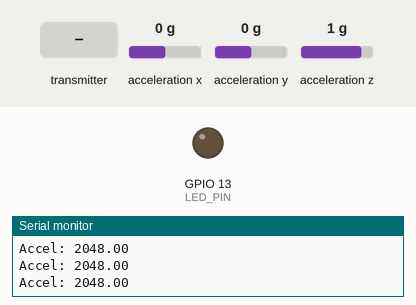
This sketch was run on a simulated ESP32. On the bench: output pins drawn as LEDs (lit = HIGH), the last lines printed to the serial monitor. Wiring (inferred from the names in the program): MPU-6050 motion sensor at I2C address 0x68. The inputs (shaded band) are chosen by the test bench; at power-on: acceleration x 0 g, acceleration y 0 g, acceleration z 1 g.

Above: at 2.3 s.
2.4 s: acceleration x set to -1.4 g
At 2.62 s:
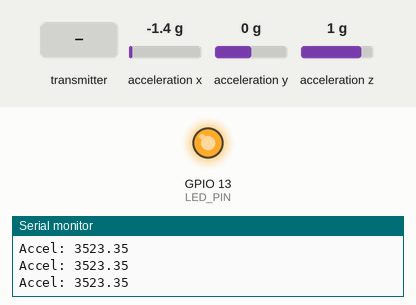
4.3 s: the transmitter starts sending command = 0
5.8 s: the transmitter starts sending command = 1
Timing chart, 0 to 8.8 s (numbered marks = the images above; inputs shaded):
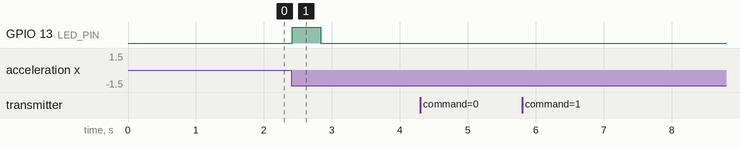

The sketch:

child_device_simple.ino
```cpp
#include <Wire.h>
#include <esp_now.h>
#include <WiFi.h>

// ★ デバッグモード設定（本番環境ではコメント化してUART無効化）
#define DEBUG

const int MPU_addr = 0x68;
const int LED_PIN = 13;  // ★ LED制御用GPIO 13
int16_t AcX, AcY, AcZ;
int shakeCount = 0;
bool isShaking = false;

#define CHILD_ID 9
// ★ 親機MACアドレス（メインと予備の2台に対応）
uint8_t parentMAC_main[] = {0x08, 0x3A, 0xF2, 0x52, 0x9E, 0x54};  // メイン親機
uint8_t parentMAC_backup[] = {0xB0, 0xA7, 0x32, 0x81, 0xE4, 0x04};  // 予備親機

// ★ ベクトル内積判定用（シェイク状態時のみ使用）
int16_t prevAcX = 0, prevAcY = 0, prevAcZ = 0;  // 前フレーム加速度
//int16_t baseVecX = 0, baseVecY = 0, baseVecZ = 0;  // シェイク開始時の基準差分ベクトル（既に右シフト済み）
//const int VECTOR_SHIFT = 2;  // 右シフト量（÷4、精度±4）

// ★ ジャーク検知用のパラメータ
float previousAccel = 0;
bool initialized = false;                 // ★ 初期化フラグ
unsigned long lastShakeTime = 0;
float baseAccel = 0;

// ===== 加速度センサー設定 =====
// ACCEL_RANGE: 0x00=±2g, 0x08=±4g, 0x10=±8g, 0x18=±16g
#define ACCEL_RANGE 0x18         // デフォルト: ±16g
#define ACCEL_SCALE (ACCEL_RANGE == 0x00 ? 1.0 : \
                     ACCEL_RANGE == 0x08 ? 2.0 : \
                     ACCEL_RANGE == 0x10 ? 4.0 : 8.0)

// ★ 異常値検出用の範囲（g単位で定義、自動スケーリング）
const float MIN_VALID_G = 0.3;   // 最小: 0.3g（静置時の30%）
const float MAX_VALID_G = 6.0;   // 最大: 6g（通常シェイクの上限）
const float MIN_VALID_ACCEL = (MIN_VALID_G * 16384.0) / ACCEL_SCALE;  // ±2g時: 8192, ±16g時: 1024
const float MAX_VALID_ACCEL = (MAX_VALID_G * 16384.0) / ACCEL_SCALE;  // ±2g時: 98304, ±16g時: 12288

// ★ 調整用パラメータ（±2g基準値 / ACCEL_SCALE で自動調整）
// シェイク検知
const float JERK_THRESHOLD = 10000.0 / ACCEL_SCALE;      // ジャーク（加速度の変化率）の閾値
const int DEBOUNCE_DELAY = 0;            // デバウンス用のdelay時間（ms）
//const int32_t DOT_PRODUCT_THRESHOLD = 0;  // 内積が0以下→振り戻し判定
const float ACCEL_THRESHOULD = 40000.0 / ACCEL_SCALE;

// シェイク状態解除検知
const int DURATON_TIME = 400;             //一定時間(ms)経過後shake状態を解除する
const float BACK_JERK_THRESHOULD = -11000.0 / ACCEL_SCALE;
const float BACK_ACCEL_THRESHOULD = 16000.0 / ACCEL_SCALE;

// ★ 親機からのコマンドを受信
typedef struct {
  int command;  // 0 = OFF, 1 = ON
} CommandData;

// ★ フリフリ計測のON/OFF フラグ
bool shakeMeasurementEnabled = true;

typedef struct {
  int childID;
  int shakeCount;
  float acceleration;
} ShakeData;

ShakeData shakeData;
esp_now_peer_info_t peerInfo;

// ★ 検証用データ構造体 - 全データを毎フレーム送信
//typedef struct {
//  uint32_t frameCount;         // フレーム番号
//  int16_t acX, acY, acZ;       // センサー値（生値）
//  float totalAccel;            // 合成加速度
//  float jerk;                  // ジャークの大きさ
//  int32_t dotProduct;          // ベクトル内積
//  int shakeCount;              // シェイク検知数
//  uint8_t isShaking;           // シェイク状態（0 or 1）
//  int16_t baseVecX, baseVecY, baseVecZ;  // 基準ベクトル
//  int childID;
//} ValidationData;

//ValidationData validationData;
uint32_t frameCount = 0;

// ★ MPU-6050スリープ制御関数
void mpu6050Sleep() {
  Wire.beginTransmission(MPU_addr);
  Wire.write(0x6B);      // PWR_MGMT_1 レジスタ
  Wire.write(0x40);      // SLEEP ビットをセット
  Wire.endTransmission(true);
#ifdef DEBUG
  Serial.println("MPU-6050: Sleep mode");
#endif
}

void mpu6050Wake() {
  Wire.beginTransmission(MPU_addr);
  Wire.write(0x6B);      // PWR_MGMT_1 レジスタ
  Wire.write(0x00);      // Sleep ビットをクリア
  Wire.endTransmission(true);
  delay(30);             // MPU-6050復帰待機
  initialized = false;   // 再初期化フラグをリセット
#ifdef DEBUG
  Serial.println("MPU-6050: Wake mode");
#endif
}

void OnDataSent(const wifi_tx_info_t *tx_info, esp_now_send_status_t status) {
  // 送信結果
}

// ★ コマンド受信コールバック
void OnDataRecv(const esp_now_recv_info *recv_info, const uint8_t *incomingData, int len) {
  CommandData receivedCommand;
  memcpy(&receivedCommand, incomingData, sizeof(receivedCommand));

  if (receivedCommand.command == 0) {
    shakeMeasurementEnabled = false;
    // ★ OFF時に状態をリセット
    isShaking = false;
    //baseVecX = 0;
    //baseVecY = 0;
    //baseVecZ = 0;
    baseAccel = 0;
    mpu6050Sleep();        // ★ センサーをスリープ
#ifdef DEBUG
    Serial.println("Shake measurement: OFF");
#endif
  }
  else if (receivedCommand.command == 1) {
    shakeMeasurementEnabled = true;
    mpu6050Wake();         // ★ センサーを復帰
#ifdef DEBUG
    Serial.println("Shake measurement: ON");
#endif
  }
}

void setup() {
#ifdef DEBUG
  Serial.begin(115200);
  delay(1000);
#endif

  // ★ LED ピン設定
  pinMode(LED_PIN, OUTPUT);
  digitalWrite(LED_PIN, LOW);  // 初期状態は消灯

  // ★ I2C初期化（プルアップ設定付き）
  // SDA: GPIO 23, SCL: GPIO 22 (wiring_diagram.md参照)
  Wire.begin(23, 22);
  Wire.setClock(400000);  // I2Cクロック速度を400kHzに設定

  WiFi.mode(WIFI_STA);
  delay(100);

#ifdef DEBUG
  Serial.print("Child #");
  Serial.print(CHILD_ID);
  Serial.print(" MAC Address: ");
  Serial.println(WiFi.macAddress());
  Serial.println("=== Jerk-based Shake Detection ===");
  Serial.print("JERK_THRESHOLD: ");
  Serial.println(JERK_THRESHOLD);
  Serial.print("DEBOUNCE_DELAY: ");
  Serial.print(DEBOUNCE_DELAY);
  Serial.println(" ms");
#endif

  Wire.beginTransmission(MPU_addr);
  Wire.write(0x6B);
  Wire.write(0);
  Wire.endTransmission(true);

  // ★ MPU-6050 加速度レンジ 初期化
  Wire.beginTransmission(MPU_addr);
  Wire.write(0x1C);
  Wire.write(ACCEL_RANGE);  // 設定マクロを使用
  Wire.endTransmission(true);

  if (esp_now_init() != ESP_OK) {
#ifdef DEBUG
    Serial.println("ESP-NOW init failed");
#endif
    return;
  }

  esp_now_register_send_cb(OnDataSent);
  esp_now_register_recv_cb(OnDataRecv);

  // ★ メイン親機を登録
  esp_now_peer_info_t peerInfo_main;
  memset(&peerInfo_main, 0, sizeof(esp_now_peer_info_t));
  memcpy(peerInfo_main.peer_addr, parentMAC_main, 6);
  peerInfo_main.channel = 0;
  peerInfo_main.encrypt = false;

  if (esp_now_add_peer(&peerInfo_main) != ESP_OK) {
#ifdef DEBUG
    Serial.println("Failed to add main parent");
#endif
    return;
  }

  // ★ 予備親機を登録
  esp_now_peer_info_t peerInfo_backup;
  memset(&peerInfo_backup, 0, sizeof(esp_now_peer_info_t));
  memcpy(peerInfo_backup.peer_addr, parentMAC_backup, 6);
  peerInfo_backup.channel = 0;
  peerInfo_backup.encrypt = false;

  if (esp_now_add_peer(&peerInfo_backup) != ESP_OK) {
#ifdef DEBUG
    Serial.println("Failed to add backup parent");
#endif
    return;
  }

#ifdef DEBUG
  Serial.print("Accel Range: ±");
  Serial.print((int)(ACCEL_SCALE * 2));
  Serial.println("g");
  Serial.print("JERK_THRESHOLD (scaled): ");
  Serial.println(JERK_THRESHOLD);
  Serial.print("ESP-NOW Child #");
  Serial.print(CHILD_ID);
  Serial.println(" Ready!");
#endif
}

void loop() {
  // ★ OFF時はループをスキップして待機（ESP-NOWコールバックのみ受信）
  if (!shakeMeasurementEnabled) {
    delay(1000);
    return;
  }

  Wire.beginTransmission(MPU_addr);
  Wire.write(0x3B);
  Wire.endTransmission(false);

  // ★ I²C通信エラーチェック
  uint8_t bytesReceived = Wire.requestFrom(MPU_addr, 6, true);  // ESP32版

  if (bytesReceived != 6) {
#ifdef DEBUG
    Serial.println("ERROR: I2C read failed");
#endif
    delay(20);
    return;
  }

  AcX = Wire.read() << 8 | Wire.read();
  AcY = Wire.read() << 8 | Wire.read();
  AcZ = Wire.read() << 8 | Wire.read();

  // ★ 全軸±1以内のエラー値検出
  if (abs(AcX) <= 1 && abs(AcY) <= 1 && abs(AcZ) <= 1) {
#ifdef DEBUG
    Serial.print("ERROR: Invalid sensor data (");
    Serial.print(AcX); Serial.print(", ");
    Serial.print(AcY); Serial.print(", ");
    Serial.print(AcZ); Serial.println(")");
#endif
    delay(20);
    return;
  }

  // ★ 飽和検出（警告のみ、処理は継続）
  if (abs(AcX) >= 32767 || abs(AcY) >= 32767 || abs(AcZ) >= 32767) {
#ifdef DEBUG
    Serial.println("WARNING: Sensor saturation");
#endif
  }

  // 合成加速度を計算
  float currentAccel = sqrt(pow((long)AcX, 2) +
                            pow((long)AcY, 2) +
                            pow((long)AcZ, 2));

  // ★ 合成加速度の妥当性チェック（物理的に不可能な値を除外）
  if (currentAccel < MIN_VALID_ACCEL || currentAccel > MAX_VALID_ACCEL) {
#ifdef DEBUG
    Serial.print("ERROR: Accel out of range (");
    Serial.print(currentAccel / (16384.0 / ACCEL_SCALE), 2);  // g単位で表示
    Serial.print("g) - valid range: ");
    Serial.print(MIN_VALID_G, 1);
    Serial.print("g ~ ");
    Serial.print(MAX_VALID_G, 1);
    Serial.println("g");
#endif
    delay(20);
    return;
  }

  Serial.print("Accel: ");
  Serial.println(currentAccel);

  // ★ 初期化時の誤検知を防ぐ
  if (!initialized) {
    previousAccel = currentAccel;
    initialized = true;
#ifdef DEBUG
    Serial.print("Initialized with Accel: ");
    Serial.println(currentAccel);
#endif
  }

  // ジャーク（加速度の変化率）を計算
  float jerk = currentAccel - previousAccel;

  // ジャーク検知 + デバウンス
  if ((jerk > JERK_THRESHOLD || currentAccel > ACCEL_THRESHOULD) && !isShaking) {
    isShaking = true;
    shakeCount++;
    lastShakeTime = millis();

    // ★ シェイク開始時に基準ベクトルを保存（保存時から右シフト）
    //baseVecX = ((int16_t)(AcX - prevAcX)) >> VECTOR_SHIFT;
    //baseVecY = ((int16_t)(AcY - prevAcY)) >> VECTOR_SHIFT;
    //baseVecZ = ((int16_t)(AcZ - prevAcZ)) >> VECTOR_SHIFT;
    baseAccel = currentAccel;
    // ★ LEDを点灯
    digitalWrite(LED_PIN, HIGH);

    shakeData.childID = CHILD_ID;
    shakeData.shakeCount = shakeCount;
    shakeData.acceleration = currentAccel;

    // ★ ESP-NOW で両親機に送信
    // メイン親機に送信
    esp_now_send(parentMAC_main, (uint8_t *) &shakeData, sizeof(shakeData));
    // 予備親機に送信
    esp_now_send(parentMAC_backup, (uint8_t *) &shakeData, sizeof(shakeData));

#ifdef DEBUG
    Serial.print(">>> SHAKE! ID: ");
    Serial.print(CHILD_ID);
    Serial.print(" | Count: ");
    Serial.print(shakeCount);
    Serial.print(" | Jerk: ");
    Serial.println(jerk);
#endif

    // ★ デバウンス用のdelay
    delay(DEBOUNCE_DELAY);
  }
  // ★ ベクトル内積判定：シェイク状態中のみ実行
  else if (isShaking) {
    // 現在の差分ベクトルを計算（保存時から右シフト）
    //int16_t currentDeltaX = ((int16_t)(AcX - prevAcX)) >> VECTOR_SHIFT;
    //int16_t currentDeltaY = ((int16_t)(AcY - prevAcY)) >> VECTOR_SHIFT;
    //int16_t currentDeltaZ = ((int16_t)(AcZ - prevAcZ)) >> VECTOR_SHIFT;

    // 内積計算（baseVecも currentDeltaも既に右シフト済み）
    //int32_t dotProduct = (int32_t)baseVecX * currentDeltaX +
    //                    (int32_t)baseVecY * currentDeltaY +
    //                    (int32_t)baseVecZ * currentDeltaZ;

#ifdef DEBUG
    // Serial.print("Dot: "); Serial.print(dotProduct);
    // Serial.print(" | BaseVec: ("); Serial.print(baseVecX); Serial.print(","); Serial.print(baseVecY); Serial.print(","); Serial.print(baseVecZ); Serial.print(")");
    // Serial.print(" | CurrentDelta: ("); Serial.print(currentDeltaX); Serial.print(","); Serial.print(currentDeltaY); Serial.print(","); Serial.print(currentDeltaZ); Serial.println(")");
#endif

    // 振り戻し判定
    if (currentAccel <= BACK_ACCEL_THRESHOULD || millis() - lastShakeTime > DURATON_TIME || jerk <= BACK_JERK_THRESHOULD) {//dotProduct <= DOT_PRODUCT_THRESHOLD) {
      isShaking = false;
      // ★ LEDを消灯
      digitalWrite(LED_PIN, LOW);
// #ifdef DEBUG
//       Serial.print(">>> Reset shake state | Dot: "); Serial.println(dotProduct);
// #endif
    }
  }

  // ★ 前フレームの加速度を保存（enabledのみ）
  previousAccel = currentAccel;
  prevAcX = AcX;
  prevAcY = AcY;
  prevAcZ = AcZ;

  // ★★ ここから検証用データ送信（毎フレーム） ★★
  // ★ 毎フレーム内積を計算（シェイク判定に実際に使われている値）
  //int32_t currentDotProduct = 0;
  //if (isShaking) {
    // シェイク状態中：実際の振り戻し判定に使われている内積を計算
  //  int16_t currentDeltaX = ((int16_t)(AcX - prevAcX)) >> VECTOR_SHIFT;
  //  int16_t currentDeltaY = ((int16_t)(AcY - prevAcY)) >> VECTOR_SHIFT;
  //  int16_t currentDeltaZ = ((int16_t)(AcZ - prevAcZ)) >> VECTOR_SHIFT;
  //  currentDotProduct = (int32_t)baseVecX * currentDeltaX +
  //                      (int32_t)baseVecY * currentDeltaY +
  //                      (int32_t)baseVecZ * currentDeltaZ;
  //}

  // validationData.frameCount = frameCount++;
  // validationData.acX = AcX;
  // validationData.acY = AcY;
  // validationData.acZ = AcZ;
  // validationData.totalAccel = currentAccel;
  // validationData.jerk = jerk;
  // validationData.dotProduct = currentDotProduct;
  // validationData.shakeCount = shakeCount;
  // validationData.isShaking = isShaking ? 1 : 0;
  // validationData.baseVecX = baseVecX;
  // validationData.baseVecY = baseVecY;
  // validationData.baseVecZ = baseVecZ;
  // validationData.childID = CHILD_ID;

  // ESP-NOW で親機に送信
  //esp_now_send(parentMAC, (uint8_t *) &validationData, sizeof(validationData));

  delay(20);
}
```

Measured:
- after the input at 2.4 s, GPIO 13 (LED_PIN): LOW → HIGH at once, → LOW 0.42 s later
